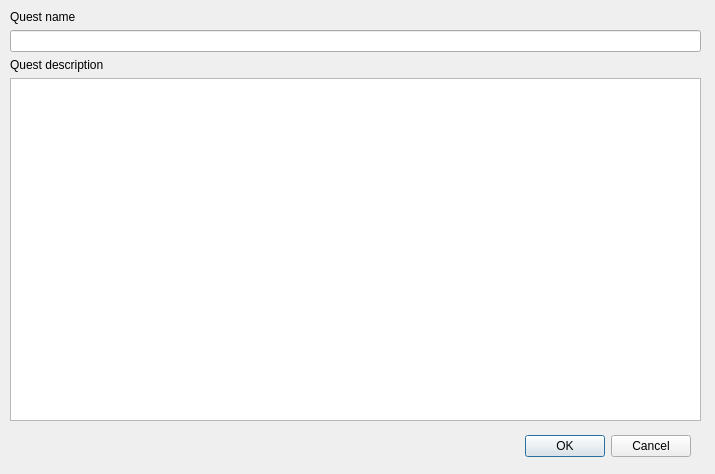
<?xml version="1.0" encoding="UTF-8"?>
<ui version="4.0">
 <class>QuestSettingsDialog</class>
 <widget class="QDialog" name="QuestSettingsDialog">
  <property name="geometry">
   <rect>
    <x>0</x>
    <y>0</y>
    <width>715</width>
    <height>474</height>
   </rect>
  </property>
  <property name="windowTitle">
   <string>Dialog</string>
  </property>
  <widget class="QDialogButtonBox" name="buttonBox">
   <property name="geometry">
    <rect>
     <x>350</x>
     <y>430</y>
     <width>341</width>
     <height>32</height>
    </rect>
   </property>
   <property name="orientation">
    <enum>Qt::Horizontal</enum>
   </property>
   <property name="standardButtons">
    <set>QDialogButtonBox::Cancel|QDialogButtonBox::Ok</set>
   </property>
  </widget>
  <widget class="QWidget" name="">
   <property name="geometry">
    <rect>
     <x>10</x>
     <y>10</y>
     <width>691</width>
     <height>411</height>
    </rect>
   </property>
   <layout class="QVBoxLayout" name="verticalLayout">
    <item>
     <widget class="QLabel" name="label_2">
      <property name="text">
       <string>Quest name</string>
      </property>
     </widget>
    </item>
    <item>
     <widget class="QLineEdit" name="questNameEdit"/>
    </item>
    <item>
     <widget class="QLabel" name="label">
      <property name="text">
       <string>Quest description</string>
      </property>
     </widget>
    </item>
    <item>
     <widget class="QPlainTextEdit" name="questDescriptionEdit"/>
    </item>
   </layout>
  </widget>
 </widget>
 <resources/>
 <connections>
  <connection>
   <sender>buttonBox</sender>
   <signal>accepted()</signal>
   <receiver>QuestSettingsDialog</receiver>
   <slot>accept()</slot>
   <hints>
    <hint type="sourcelabel">
     <x>248</x>
     <y>254</y>
    </hint>
    <hint type="destinationlabel">
     <x>157</x>
     <y>274</y>
    </hint>
   </hints>
  </connection>
  <connection>
   <sender>buttonBox</sender>
   <signal>rejected()</signal>
   <receiver>QuestSettingsDialog</receiver>
   <slot>reject()</slot>
   <hints>
    <hint type="sourcelabel">
     <x>316</x>
     <y>260</y>
    </hint>
    <hint type="destinationlabel">
     <x>286</x>
     <y>274</y>
    </hint>
   </hints>
  </connection>
 </connections>
</ui>
